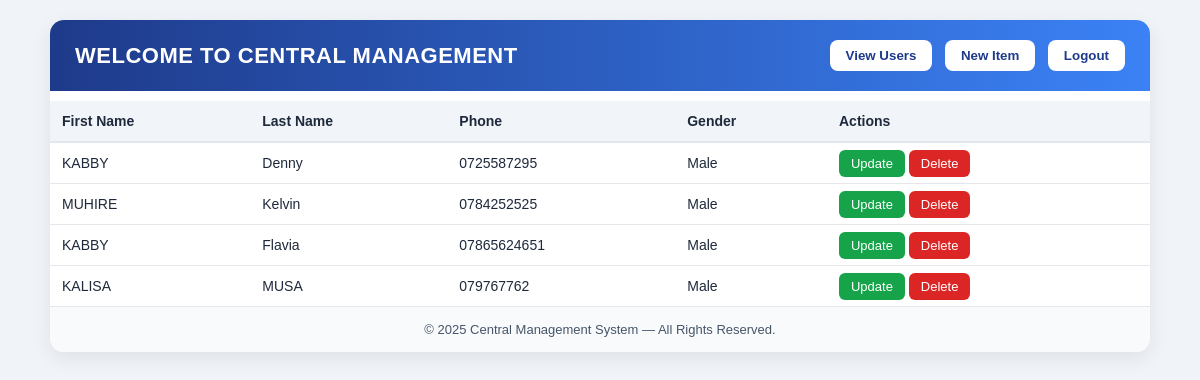
The page /select.php (signed in) on the database its author committed.
### tables this page shows
CREATE TABLE `form` (
  `Firstname` text NOT NULL,
  `Lastname` text NOT NULL,
  `Phone` varchar(255) NOT NULL,
  `Gender` varchar(255) NOT NULL
);

### SELECT.PHP (the view, shortened to what this page needs)
<?php
include('connection.php');
$sql = "SELECT * FROM form";
$result = $conn->query($sql);
?>
<!DOCTYPE html>
<html lang="en">
<head>
</head>
<body>
<div class="container">
  <header>
    <h1>WELCOME TO CENTRAL MANAGEMENT</h1>
    <form method="POST">
      <div class="action-buttons">
        <button type="submit" name="view">View Users</button>
        <button type="submit" name="new">New Item</button>
        <button id="logoutBtn"><a href="logout.php">Logout</a></button>
      </div>
    </form>
  </header>
  <table>
    <tr>
      <th>First Name</th>
      <th>Last Name</th>
      <th>Phone</th>
      <th>Gender</th>
      <th>Actions</th>
    </tr>
    <?php
    if ($result->num_rows > 0) {
      while($row = $result->fetch_assoc()) {
        $fname = $row['Firstname'];
        $lname = $row['Lastname'];
        $phone = $row['Phone'];
        $gender = $row['Gender'];
        echo "<tr>
                <td>$fname</td>
                <td>$lname</td>
                <td>$phone</td>
                <td>$gender</td>
                <td>
                  <a class='btn-update' href='update.php?updatenbr=$phone'>Update</a>
                  <a class='btn-delete' href='delete.php?deletenbr=$phone'>Delete</a>
                </td>
              </tr>";
      }
    } else {
      echo "<tr><td colspan='5' style='text-align:center;color:#64748b;'>No records found</td></tr>";
    }
    ?>
  </table>
  <footer>
    &copy; <?php echo date('Y'); ?> Central Management System — All Rights Reserved.
  </footer>
</div>
</body>
</html>

### SELECT.PHP (style rules this page uses)
* { box-sizing: border-box; }
body { margin:0; font-family: "Poppins", Arial, sans-serif; background: #f0f4f8; color: #1e293b; padding: 20px; }
.container { max-width: 1100px; margin: 0 auto; background: #ffffff; border-radius: 14px; box-shadow: 0 6px 20px rgba(0,0,0,0.08); overflow: hidden; }
header { display:flex; justify-content:space-between; align-items:center; padding: 20px 25px; background: linear-gradient(90deg, #1e3a8a, #3b82f6); color:white; }
header a { text-decoration: none; color: #1e3a8a; }
h1 { margin:0; font-size: 22px; letter-spacing: .5px; }
.action-buttons button { background: white; border: none; color: #1e3a8a; padding: 8px 16px; margin-left: 8px; border-radius: 8px; font-weight: 600; cursor: pointer; transition: all .3s ease; }
table { width: 100%; border-collapse: collapse; margin-top: 10px; }
th { background: #f1f5f9; color: #1e293b; text-align: left; padding: 12px; font-size: 14px; border-bottom: 2px solid #e2e8f0; }
td { padding: 12px; border-bottom: 1px solid #e5e7eb; font-size: 14px; }
.btn-update, .btn-delete { border: none; padding: 6px 12px; border-radius: 6px; cursor: pointer; color: white; text-decoration: none; font-size: 13px; transition: background .3s; }
.btn-update { background: #16a34a; }
.btn-delete { background: #dc2626; }
footer { text-align:center; padding:15px; font-size:13px; color:#475569; background:#f8fafc; }

### rows shown on the page
form: Firstname "KABBY", Lastname "Denny", Phone "0725587295", Gender "Male"
form: Firstname "MUHIRE", Lastname "Kelvin", Phone "0784252525", Gender "Male"
form: Firstname "KABBY", Lastname "Flavia", Phone "07865624651", Gender "Male"
form: Firstname "KALISA", Lastname "MUSA", Phone "079767762", Gender "Male"
